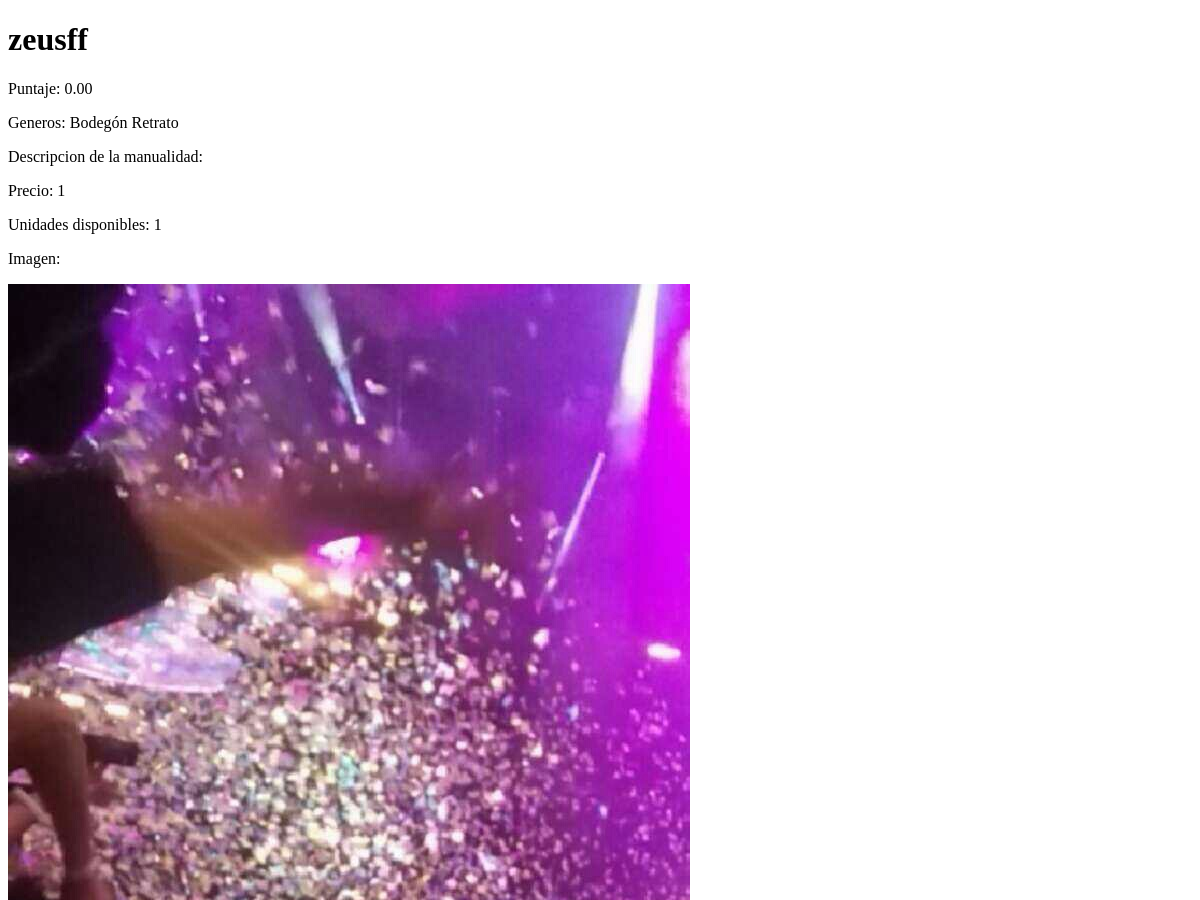
Page /Producto/ContenidoManualidad/4 (signed in, upper part) on the earlier database version.
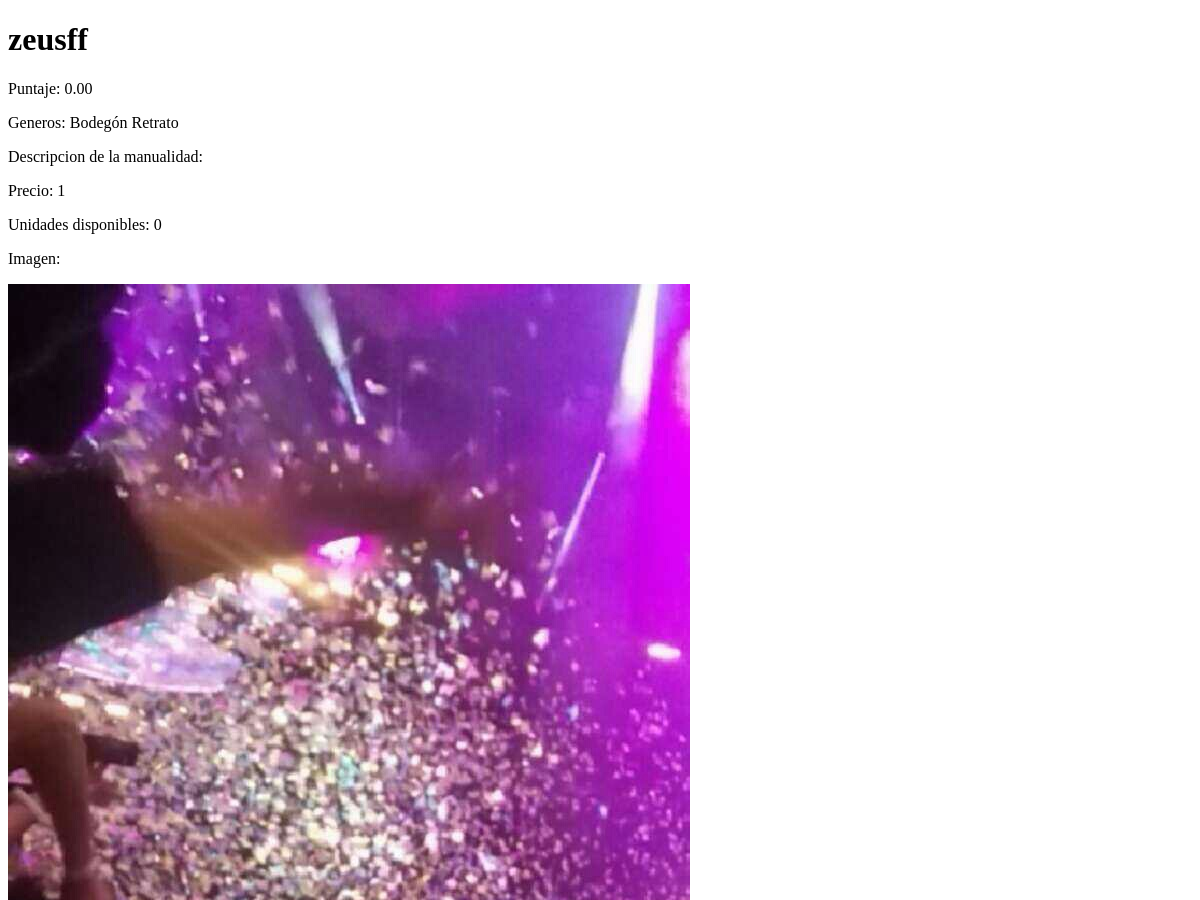
Same page on the later database version.
### homePage/models.py (models this page shows, shortened)
class contenidoManualidad(models.Model):
	user=models.ForeignKey(User,on_delete=models.SET_NULL, null=True)
	title=models.CharField(max_length=50)
	existencias=models.IntegerField(default=0)
	descripcion=models.TextField(max_length=150)
	genero=models.ForeignKey(GeneroManualidad, on_delete=models.SET_NULL, null=True)
	precioV=models.PositiveIntegerField(default=0)
	imagen=models.ImageField(upload_to='images/manualidades/covers/',default='images/manualidades/covers/default.jpg', null=True,blank=True )
	imagen2=models.ImageField(upload_to='images/manualidades/covers/',default='images/manualidades/covers/default.jpg', null=True,blank=True )
	imagen3=models.ImageField(upload_to='images/manualidades/covers/',default='images/manualidades/covers/default.jpg', null=True,blank=True )
	puntaje=models.DecimalField(max_digits=5, decimal_places=2, blank=True, null=True, default=0.00)
	canticomp=models.IntegerField(default=0)

### homePage/views.py (the view, shortened to what this page needs)
# urls.py: path('Producto/ContenidoManualidad/<int:primaryKey>', views.mostrarManualidad),
@login_required(login_url='/')
def mostrarManualidad(request,primaryKey):
	print(primaryKey)
	try:
		usuario= infousuario.objects.get(user = request.user)
		Manualidad=contenidoManualidad.objects.get(pk=primaryKey)
		comenn=Comentario.objects.filter(manu=Manualidad)
		com=[]
		for cc in comenn:
			if(cc is not None):
				com.append(cc)
		print(usuario.user.username)
	except:
		raise Http404
	listaDeGeneros=Manualidad.genero
	print(listaDeGeneros)
	aux=''
	if listaDeGeneros.Bodegon==True :
		print('Es Bodegon')
		aux=aux+'Bodegón '
	if listaDeGeneros.Vanitas==True :
		aux=aux+'Vanitas '
	if listaDeGeneros.Retrato==True :
		aux=aux+'Retrato '
	if listaDeGeneros.Terror==True :
		aux=aux+'Terror '
	if listaDeGeneros.Desnudo==True :
		aux=aux+'Desnudo '
	if listaDeGeneros.Religioso==True :
		aux=aux+'Religioso '
	if listaDeGeneros.Historico==True :
		aux=aux+'Histórico '
	if listaDeGeneros.Mitologico==True :
		aux=aux+'Mitológico '
	if listaDeGeneros.Paisaje==True :
		aux=aux+'Paisaje '
	if listaDeGeneros.Funeraria==True :
		aux=aux+'Funeraria '
	if listaDeGeneros.Monumento==True :
		aux=aux+'Monumento '
	if listaDeGeneros.Estatuilla==True :
		aux=aux+'Estatuilla '
	if listaDeGeneros.Figura==True :
		aux=aux+'Figura '
	if listaDeGeneros.Relieve==True :
		aux=aux+'Relieve '
	return render(request, 'mostrarManualidad.html' ,{'Manualidad':Manualidad,'com':com,'usuario':usuario,'generos':aux})

### homePage/templates/mostrarManualidad.html (shortened to what this page needs)
<!DOCTYPE html>
<html>
<head>
</head>
<body>
<h1>{{Manualidad.title}}</h1>
<p>Puntaje: {{Manualidad.puntaje}}</p>
<p>Generos: {{generos}}</p>
<p>Descripcion de la manualidad: {{Manualidad.title.Descripcion}}</p>
<p>Precio: {{Manualidad.precioV}}</p>
<p>Unidades disponibles: {{Manualidad.existencias}}</p>
<p> Imagen: </p><img src="{{Manualidad.imagen.url}}">
<br/>
</body>
</html>

Differences in the rows shown:
changed contenidoManualidad "zeusff": existencias "1" → "0"
